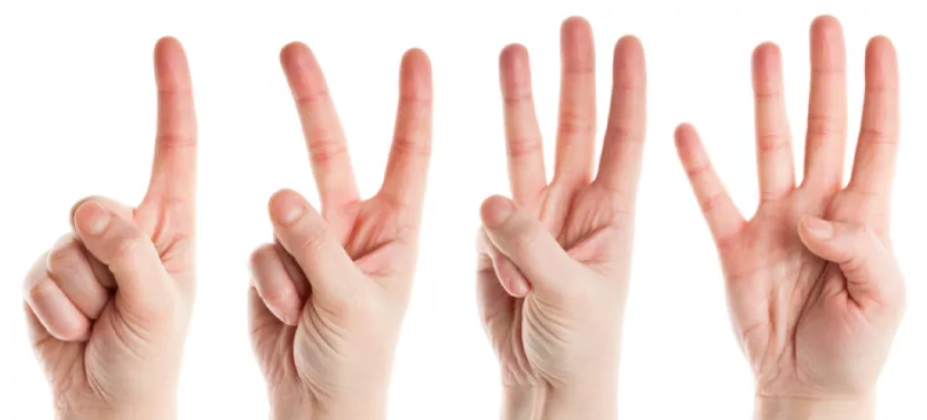
#> input picture Images/hand1.png, 927 x 420 px, found by its file name
$ python finger_counting.py
#> lines starting #> are read from the running program, lines starting #| are printed output that depends on the picture; after the words box and inside, x2 and y2 are one past the last pixel; in counts of white or black regions, pixels touching at a corner belong together
import cv2
import numpy as np


image_1 = cv2.imread('images/hand1.png',1)
#> image_1 is the input picture: shape (420, 927, 3); mean B, G, R 205.8, 213.5, 237.9
image_1 = np.array(image_1)
img_hsv = cv2.cvtColor(image_1,cv2.COLOR_BGR2HSV)
#> img_hsv: shape (420, 927, 3); mean H, S, V 10.8, 38.7, 238
img_hsv_1 = img_hsv.transpose((2,0,1))
# print(img_hsv_1.shape)
mask = np.zeros((image_1.shape[0],image_1.shape[1]),np.uint8)

H = img_hsv_1[0]
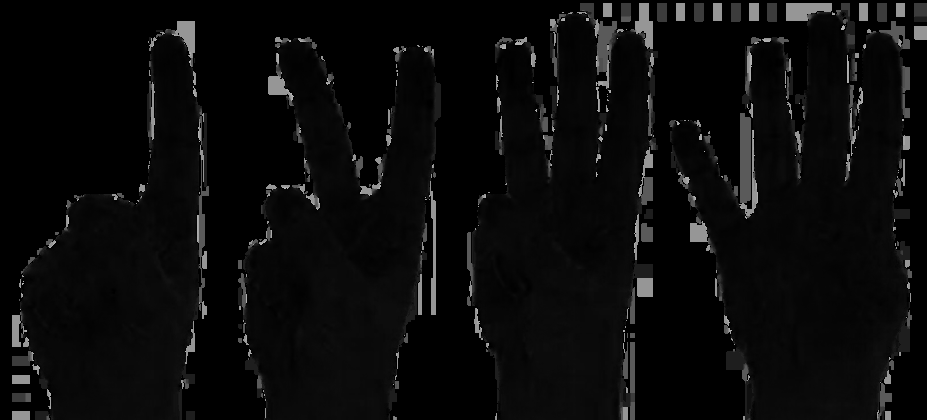
#> H: shape (420, 927); min 0, max 179, mean 10.8

print(img_hsv.shape)
#| (420, 927, 3)
mask = cv2.inRange(img_hsv,np.array([0,10,0]),np.array([100,170,255]))
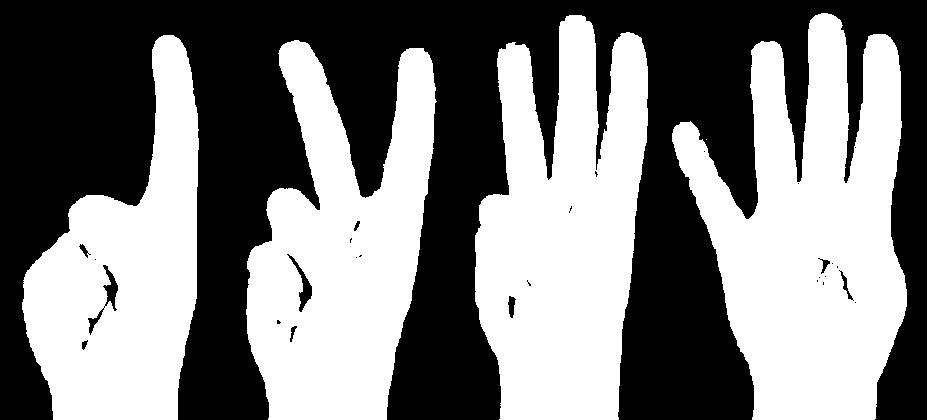
#> mask: shape (420, 927); 49.6% white; 5 white regions (1 under 20 px), largest, box (x1, y1, x2, y2) and area: (672, 13, 907, 420) 58023, (475, 15, 648, 420) 50690, (246, 40, 437, 420) 45539, (22, 35, 199, 420) 38975
# mask = cv2.inRange()

mask = cv2.erode(mask,None,iterations = 3)
#> mask: shape (420, 927); 44% white; 4 white regions, box (x1, y1, x2, y2) and area: (675, 16, 904, 420) 51261, (478, 18, 645, 420) 45294, (250, 44, 432, 420) 40005, (25, 38, 196, 420) 34741
mask = cv2.dilate(mask,None,iterations = 4)
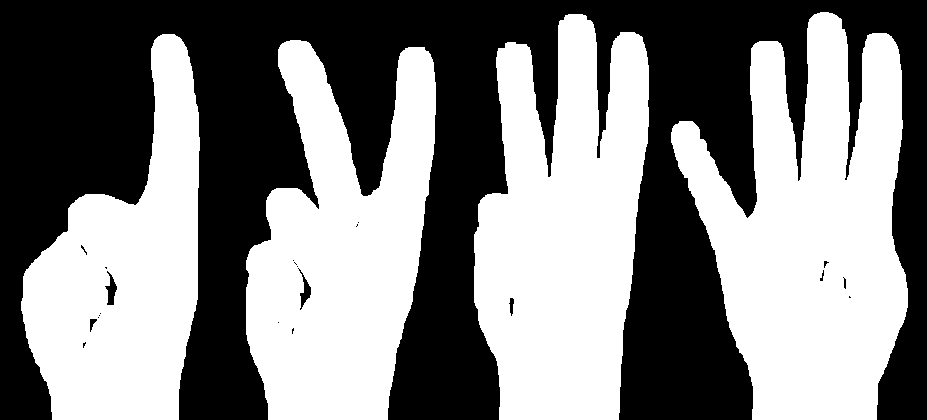
#> mask: shape (420, 927); 51.3% white; 22 black regions (15 under 20 px), largest, box (x1, y1, x2, y2) and area: (0, 0, 927, 420) 188927, (105, 271, 117, 305) 196, (298, 268, 311, 310) 186

cv2.imshow('mask',mask)
# cv2.imshow('mask_1',mask_V)
# cv2.imshow('mask_2',mask_H)
num_hand, markers = cv2.connectedComponents(mask)
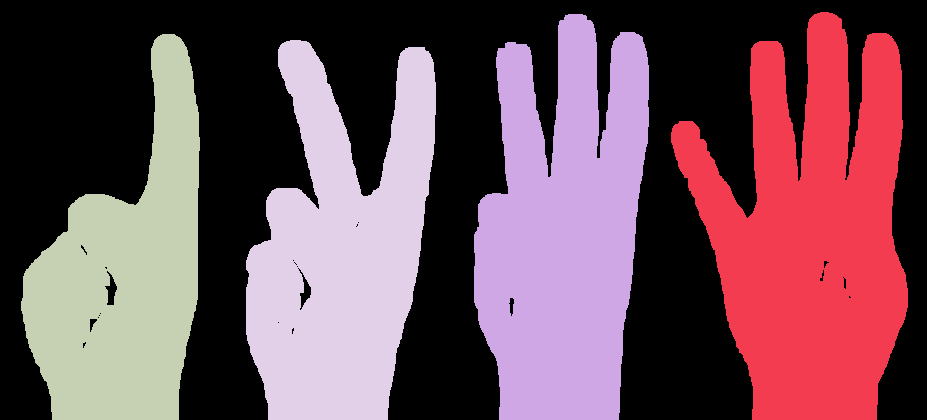
#> markers: shape (420, 927) int32; 5 distinct labels, from 0 to 4; one colour per label, 0 black
#> num_hand = 5
this_mask = []
for num in range(num_hand-1):
	hand_mask = np.zeros((mask.shape[0],mask.shape[1]),np.uint8)
	hand_mask[markers == num+1] = 255
	index = np.array(np.where(hand_mask==255))

	pos_y = index[0].min()
	pos_x = index[1].min()

	Trong_tam = (int(np.sum([i for i in index[1] ])/len(index[1])),int(np.sum([i for i in index[0] ])/len(index[0])))

	mask_1 = cv2.erode(hand_mask,None,iterations = 20)
	mask_1 = cv2.dilate(mask_1,None,iterations = 40)

	finger_mask = hand_mask-mask_1
	cv2.imshow('ngon',finger_mask)
	finger_mask[finger_mask != 255] = 0

	num_finger,makers = cv2.connectedComponents(finger_mask)
	for num in range(num_finger-1):
		index = np.where(makers==num+1)
		Trong_tam_ngon = ((int(np.sum([i for i in index[1] ])/len(index[1])),int(np.sum([i for i in index[0] ])/len(index[0]))))
		cv2.circle(image_1,Trong_tam_ngon,10,[255,0,0],-1)

	cv2.circle(image_1,Trong_tam,20,[0,255,0],-1)
	cv2.putText(image_1,str(num_finger-1),(pos_x,100),cv2.FONT_HERSHEY_COMPLEX,1,[0,0,255],1)
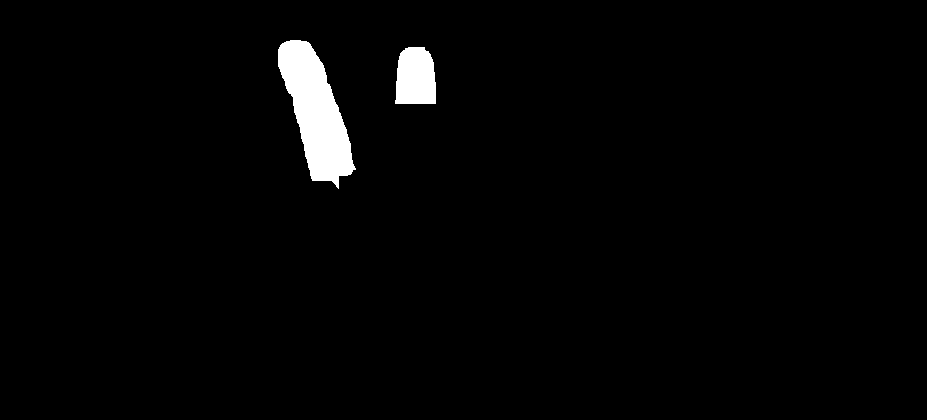
#> finger_mask: shape (420, 927); 2.1% white; 2 white regions, box (x1, y1, x2, y2) and area: (278, 40, 356, 189) 6076, (395, 47, 436, 104) 2058
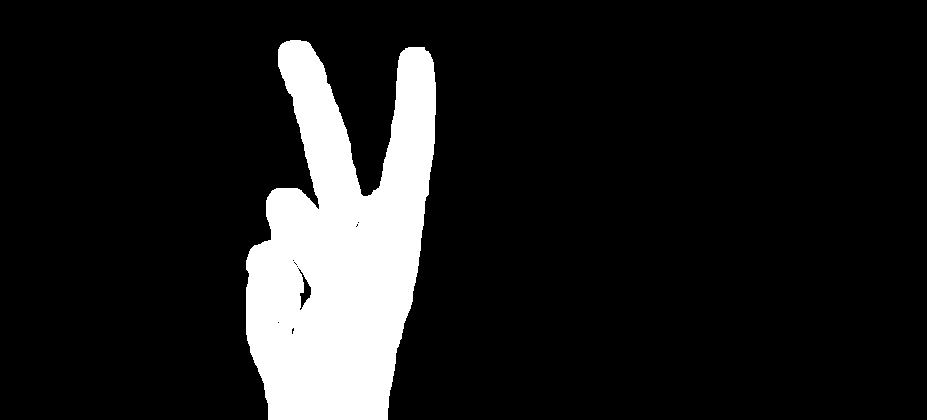
#> hand_mask: shape (420, 927); 12.1% white; 1 white region, box (x1, y1, x2, y2) and area: (246, 40, 436, 420) 47193
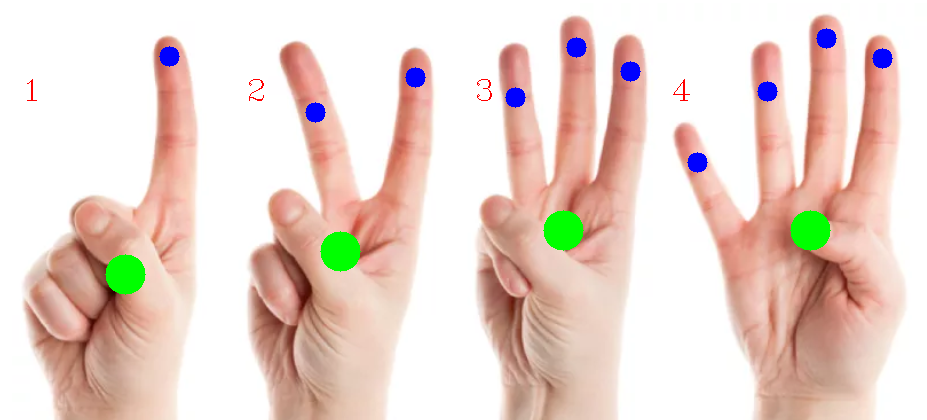
#> image_1: shape (420, 927, 3); 2.18% of pixels changed, all inside (x1, y1, x2, y2) = (27, 28, 893, 295)


cv2.imshow('count',image_1)
cv2.waitKey()

$ run again, with Images/hand2.png copied over Images/hand1.png
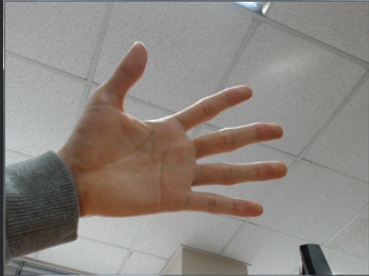
#> input picture Images/hand2.png, 369 x 276 px, found by its file name
#> image_1 is the input picture: shape (276, 369, 3); mean B, G, R 129, 134.4, 140.7
#> img_hsv: shape (276, 369, 3); mean H, S, V 45.9, 29.7, 142.2
#| (276, 369, 3)
#> `num_hand, markers = cv2.connectedComponents(mask)`:
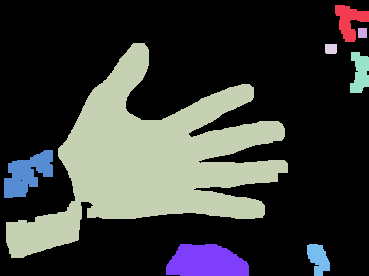
#> markers: shape (276, 369) int32; 9 distinct labels, from 0 to 8; one colour per label, 0 black
#> num_hand = 9
#> after the loop `for num in range(num_hand-1):`:
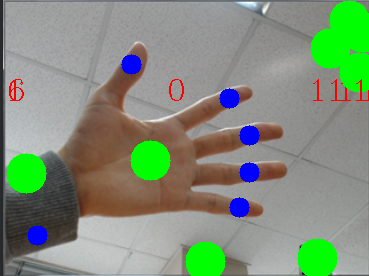
#> image_1: shape (276, 369, 3); 10.68% of pixels changed, all inside (x1, y1, x2, y2) = (6, 0, 369, 276)
